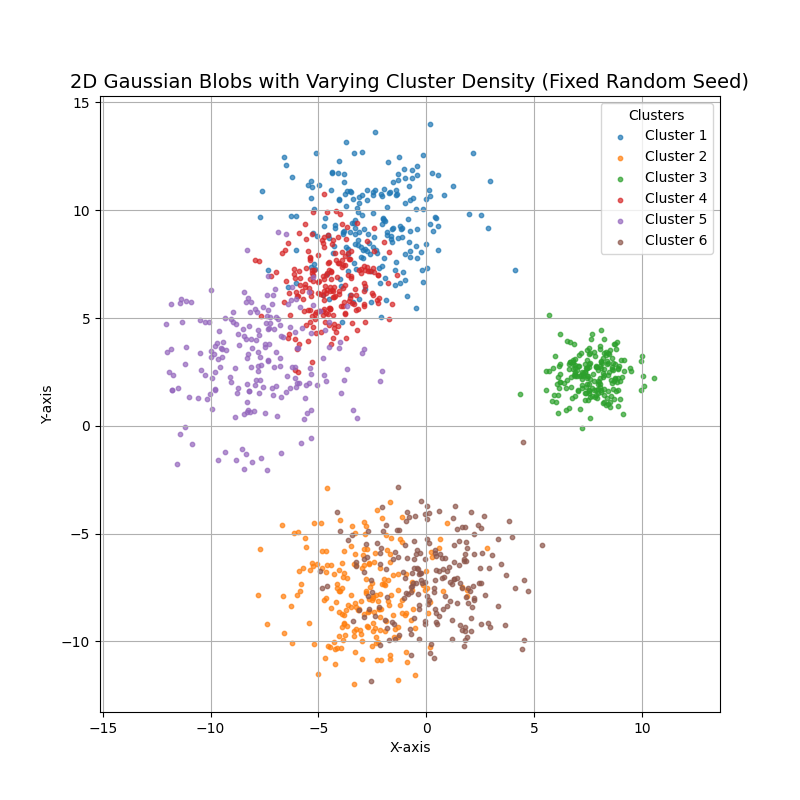

Generate this figure with Python:
import numpy as np
import matplotlib.pyplot as plt

# Set random seed for reproducibility
np.random.seed(42)

def generate_gaussian_blobs_with_labels(num_clusters, points_per_cluster):
    data = []
    labels = []
    for cluster_id in range(num_clusters):
        # Randomly choose cluster center
        center_x, center_y = np.random.uniform(-10, 10, 2)
        # Randomly choose standard deviation
        std_dev = np.random.uniform(0.5, 2.5)
        # Generate points for the cluster
        points = np.random.normal(loc=(center_x, center_y), scale=std_dev, size=(points_per_cluster, 2))
        data.append(points)
        labels.extend([cluster_id] * points_per_cluster)  # Assign cluster labels
    return np.vstack(data), np.array(labels)



# Set a fixed random seed for reproducibility
np.random.seed(42)

# Parameters
num_clusters = 6
points_per_cluster = 200

# Generate data and labels with the same seed for consistent clusters
data, labels = generate_gaussian_blobs_with_labels(num_clusters, points_per_cluster)

# Plot the data with different colors for each cluster
plt.figure(figsize=(8, 8))
for cluster_id in range(num_clusters):
    cluster_points = data[labels == cluster_id]
    plt.scatter(cluster_points[:, 0], cluster_points[:, 1], s=10, alpha=0.7, label=f'Cluster {cluster_id + 1}')

plt.title("2D Gaussian Blobs with Varying Cluster Density (Fixed Random Seed)", fontsize=14)
plt.xlabel("X-axis")
plt.ylabel("Y-axis")
plt.legend(title="Clusters", loc="upper right")
plt.grid(True)
plt.axis('equal')
plt.savefig('synthetic.png')
